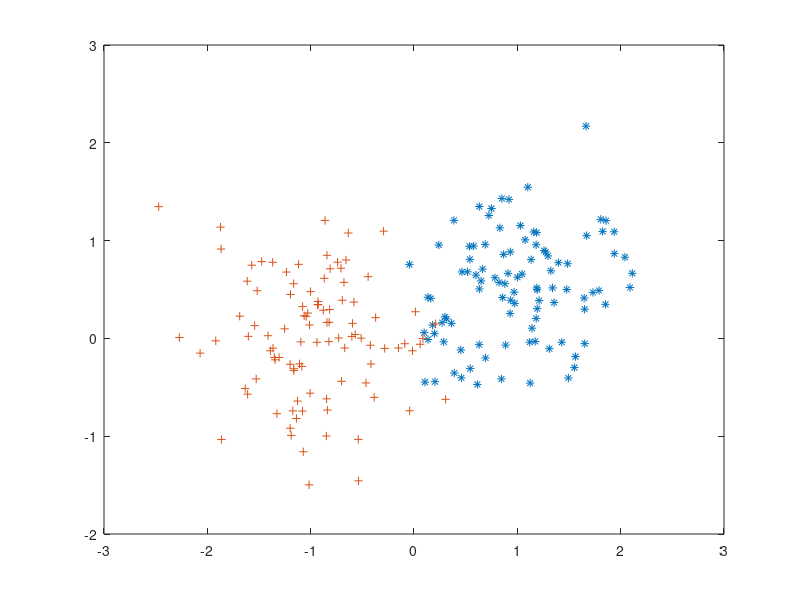

MATLAB code for this plot:


%Create the data points
classA(1,:) = randn(1,100) .* 0.5 + 1.0;
classA(2,:) = randn(1,100) .* 0.5 + 0.5;
classB(1,:) = randn(1,100) .* 0.5 - 1.0;
classB(2,:) = randn(1,100) .* 0.5 + 0.0;

patterns = [classA, classB];

%create the right answers for learning
targets = [ones(1,100),-1*ones(1,100)]

%randomize the matrixes
permute = randperm(200);
patterns = patterns(:, permute);
targets = targets(:, permute);


plot(patterns(1,find(targets>0)),patterns(2,find(targets>0)),'*',patterns(1,find(targets<0)),patterns(2,find(targets<0)),'+');

